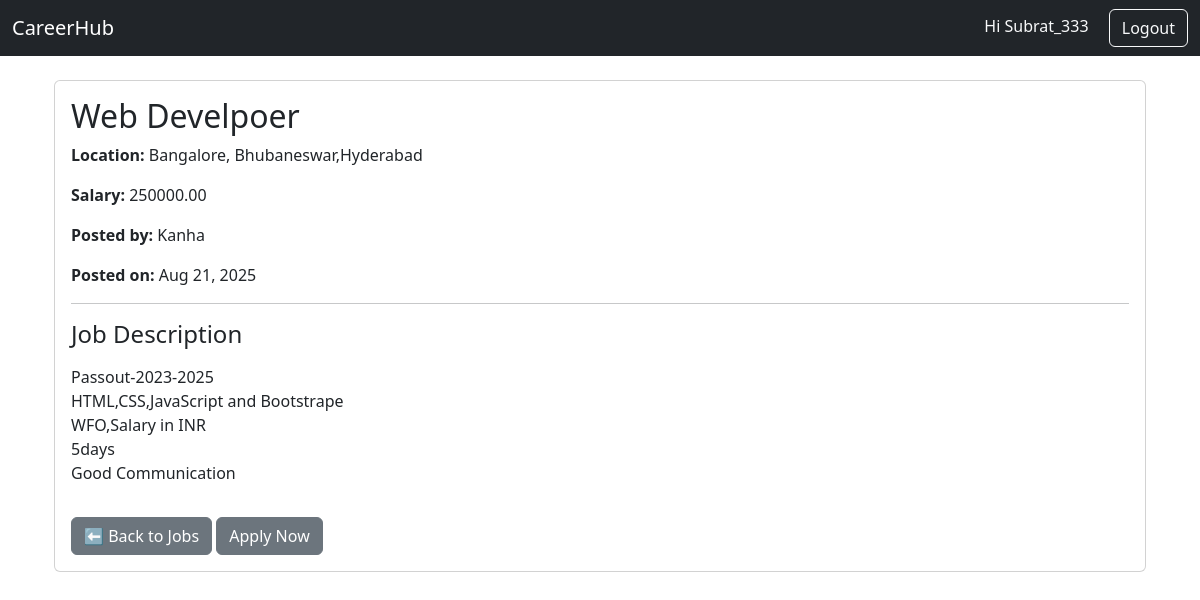
Screenshot of /jobs/jobs/2/ (signed in) with the database file from the repository.
### users/models.py (models this page shows)
class CustomUser(AbstractUser):
    USER_TYPE_CHOICES = (
        ('employer', 'Employer'),
        ('candidate', 'Candidate'),
    )
    user_type = models.CharField(max_length=10, choices=USER_TYPE_CHOICES)

### jobs/models.py (models this page shows, shortened)
class Job(models.Model):
    employer = models.ForeignKey(settings.AUTH_USER_MODEL, on_delete=models.CASCADE, related_name="jobs")
    title = models.CharField(max_length=200)
    description = models.TextField()
    location = models.CharField(max_length=100)
    salary = models.DecimalField(max_digits=10, decimal_places=2, null=True, blank=True)
    created_at = models.DateTimeField(auto_now_add=True)  # when job is posted
    updated_at = models.DateTimeField(auto_now=True)      # when job is updated

### jobs/views.py (the view)
# urls.py: path('jobs/<int:pk>/', views.job_detail, name='job_detail'),
def job_detail(request, pk):
    job = get_object_or_404(Job, id=pk)
    return render(request, 'jobs/job_detail.html', {'job': job})

### templates/jobs/job_detail.html (shortened to what this page needs)
{% extends 'base.html' %}
{% block content %}
<div class="container mt-4">
    <div class="card">
        <div class="card-body">
            <h2 class="card-title">{{ job.title }}</h2>
            <p><strong>Location:</strong> {{ job.location }}</p>
            <p><strong>Salary:</strong> {{ job.salary }}</p>
            <p><strong>Posted by:</strong> {{ job.employer.username }}</p>
            <p><strong>Posted on:</strong> {{ job.created_at|date:"M d, Y" }}</p>
            <hr>
            <h4>Job Description</h4>
            <p>{{ job.description|linebreaks }}</p>
            <a href="{% url 'job_list' %}" class="btn btn-secondary mt-3">⬅ Back to Jobs</a>
            <a href="{% url 'apply_to_job' job.id %}" class="btn btn-secondary mt-3">Apply Now</a>
        </div>
    </div>
</div>
{% endblock %}

### templates/base.html (shortened to what this page needs)
{% load static %}
<!DOCTYPE html>
<html>
<head>
    <link href="https://cdn.jsdelivr.net/npm/bootstrap@5.3.0/dist/css/bootstrap.min.css" rel="stylesheet">
</head>
<body>
<nav class="navbar navbar-expand-lg navbar-dark bg-dark">
  <div class="container-fluid">
    <a class="navbar-brand" href="/">CareerHub</a>
    <div>
      {% if user.is_authenticated %}
    <span class="text-light me-3">Hi {{ user.username }}</span>
    <form action="{% url 'logout' %}" method="post" style="display:inline;">
        <button type="submit" class="btn btn-outline-light">Logout</button>
    </form>
{% else %}
    {% if request.resolver_match.url_name not in 'home login register' %}
        <a href="{% url 'login' %}" class="btn btn-outline-light me-2">Login</a>
        <a href="{% url 'register' %}" class="btn btn-primary">Register</a>
    {% endif %}
{% endif %}
    </div>
  </div>
</nav>
<div class="container mt-4">
    {% block content %}{% endblock %}
</div>
</body>
</html>

### rows the page displays
CustomUser: username "Subrat_333"
Job: title "Web Develpoer", location "Bangalore, Bhubaneswar,Hyderabad", salary "250000.00", employer.username "Kanha", created_at "Aug 21, 2025", description "Passout-2023-2025 HTML,CSS,JavaScript and Bootstrape WFO,Salary in INR 5days Good Communication"
